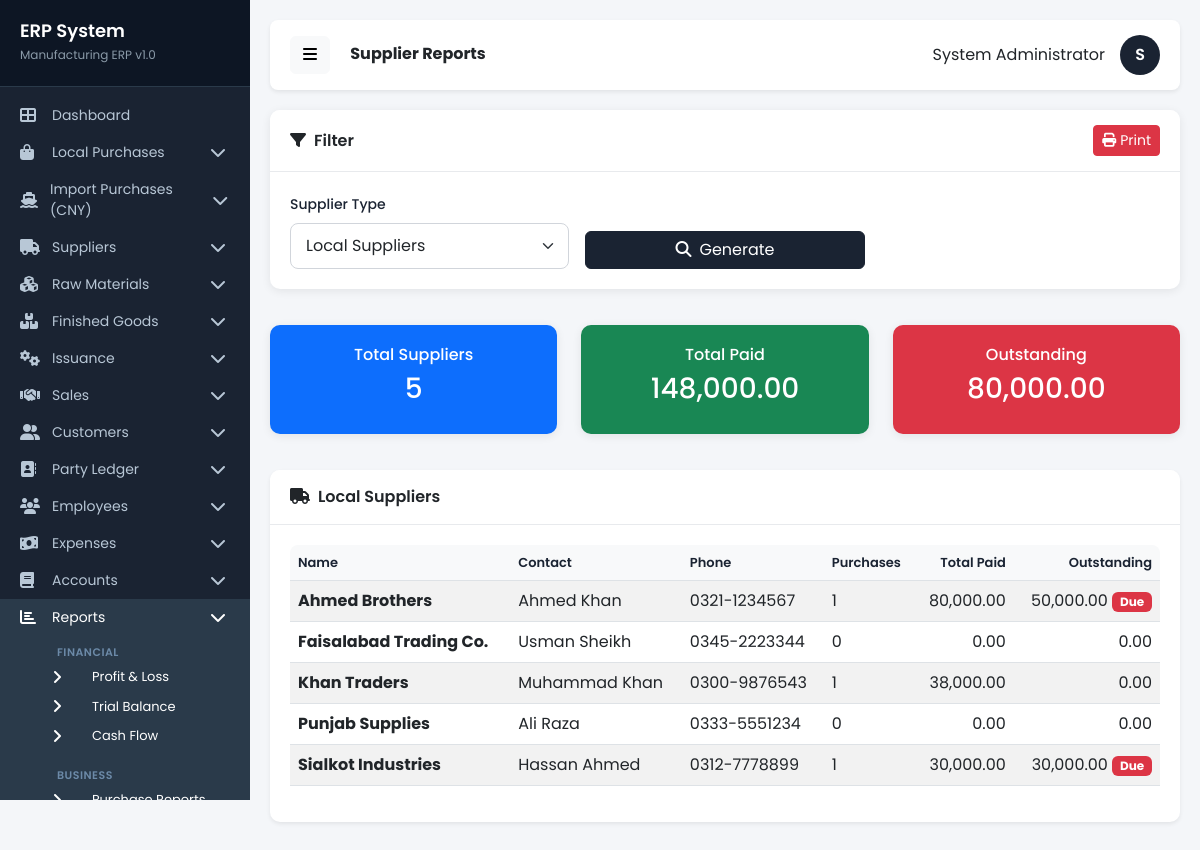
/pages/reports_suppliers.php (signed in), run on the app's committed database.
### tables this page shows
CREATE TABLE `local_suppliers` (
  `id` int(11) NOT NULL,
  `supplier_name` varchar(200) NOT NULL,
  `company_name` varchar(200) DEFAULT NULL,
  `contact_person` varchar(100) DEFAULT NULL,
  `phone` varchar(20) DEFAULT NULL,
  `email` varchar(100) DEFAULT NULL,
  `address` text DEFAULT NULL,
  `city` varchar(100) DEFAULT NULL,
  `country` varchar(100) DEFAULT 'Pakistan',
  `cnic` varchar(20) DEFAULT NULL,
  `ntn` varchar(20) DEFAULT NULL,
  `opening_balance` decimal(18,2) DEFAULT 0.00,
  `opening_balance_type` varchar(20) DEFAULT 'payable',
  `current_balance` decimal(18,2) DEFAULT 0.00,
  `status` enum('active','inactive') DEFAULT 'active',
  `date_time` datetime DEFAULT NULL
);

### includes/database.php (called while the page is built, shortened)
<?php
$db = new mysqli(DB_HOST, DB_USER, DB_PASS, DB_NAME);
$db->set_charset("utf8");
function executePrepared($sql, $types = '', $params = []) {
    global $db;
    $stmt = $db->prepare($sql);
    $stmt->execute();
    return $stmt;
}
function getRow($sql, $types = '', $params = []) {
    $stmt = executePrepared($sql, $types, $params);
    $result = $stmt->get_result();
    $row = $result->fetch_assoc();
    return $row;
}
function getRows($sql, $types = '', $params = []) {
    $stmt = executePrepared($sql, $types, $params);
    $result = $stmt->get_result();
    $rows = [];
    while ($row = $result->fetch_assoc()) {
        $rows[] = $row;
    }
    return $rows;
}
function formatCurrency($amount) {
    return number_format($amount, 2);
}
?>

### pages/reports_suppliers.php (the view, shortened to what this page needs)
<?php
require_once '../includes/database.php';
$supplierType = $_GET['type'] ?? 'local';
include '../includes/header.php';
include '../includes/sidebar.php';
if ($supplierType === 'local') {
    $suppliers = getRows("SELECT ls.*, COALESCE(SUM(lp.paid_amount),0) AS total_paid, COALESCE(SUM(lp.balance),0) AS total_balance, COUNT(lp.id) AS purchase_count FROM local_suppliers ls LEFT JOIN local_purchases lp ON lp.supplier_id = ls.id GROUP BY ls.id ORDER BY ls.supplier_name");
    $totalBalance = getRow("SELECT COALESCE(SUM(balance),0) AS total FROM local_purchases WHERE payment_status != 'paid'");
    $title = 'Local Suppliers';
}
$grandPaid = $supplierType === 'local' ? array_sum(array_column($suppliers, 'total_paid')) : array_sum(array_column($suppliers, 'total_paid_cny'));
?>
<div class="row mb-3"><div class="col-12"><div class="card">
    <div class="card-header d-flex justify-content-between align-items-center"><span><i class="fas fa-filter me-2"></i>Filter</span><button onclick="window.print()" class="btn btn-danger btn-sm"><i class="fas fa-print me-1"></i>Print</button></div>
    <div class="card-body"><form method="GET" class="row g-3">
        <div class="col-md-4"><label class="form-label">Supplier Type</label><select class="form-select" name="type"><option value="local" <?php echo $supplierType==='local'?'selected':'';?>>Local Suppliers</option></select></div>
        <div class="col-md-4 d-flex align-items-end"><button type="submit" class="btn btn-primary w-100"><i class="fas fa-search me-2"></i>Generate</button></div>
    </form></div>
</div></div></div>
<div class="row mb-3">
    <div class="col-md-4"><div class="card bg-primary text-white"><div class="card-body text-center"><h6>Total Suppliers</h6><h3><?php echo count($suppliers);?></h3></div></div></div>
    <div class="col-md-4"><div class="card bg-success text-white"><div class="card-body text-center"><h6>Total Paid</h6><h3><?php echo $supplierType==='local' ? formatCurrency($grandPaid) : number_format($grandPaid,2).' CNY';?></h3></div></div></div>
    <div class="col-md-4"><div class="card bg-danger text-white"><div class="card-body text-center"><h6>Outstanding</h6><h3><?php echo $supplierType==='local' ? formatCurrency((float)$totalBalance['total']) : number_format($totalBalance['total'],2).' CNY';?></h3></div></div></div>
</div>
<div class="row"><div class="col-12"><div class="card shadow-sm">
    <div class="card-header"><i class="fas fa-truck me-2"></i><?php echo $title;?></div>
    <div class="card-body"><div class="table-responsive"><table class="table table-striped table-hover"><thead><tr>
        <th>Name</th><th>Contact</th><th>Phone</th><th>Purchases</th>
        <?php if($supplierType==='local'):?><th class="text-end">Total Paid</th><th class="text-end">Outstanding</th>
        <?php else:?><th class="text-end">Paid (CNY)</th><th class="text-end">Balance (CNY)</th><?php endif;?>
    </tr></thead><tbody>
    <?php foreach($suppliers as $s): ?>
    <tr>
        <td><strong><?php echo htmlspecialchars($s['supplier_name']);?></strong></td>
        <td><?php echo htmlspecialchars($s['contact_person']?:'-');?></td>
        <td><?php echo htmlspecialchars($s['phone']?:'-');?></td>
        <td><?php echo $s['purchase_count'];?></td>
        <td class="text-end"><?php echo $supplierType==='local' ? formatCurrency($s['total_paid']) : number_format($s['total_paid_cny'],2);?></td>
        <td class="text-end"><?php
            $bal = $supplierType==='local' ? (float)$s['total_balance'] : (float)$s['total_balance_cny'];
            echo $supplierType==='local' ? formatCurrency($bal) : number_format($bal,2);
            if($bal > 0) echo ' <span class="badge bg-danger">Due</span>';
        ?></td>
    </tr>
    <?php endforeach;?></tbody></table></div></div>
</div></div></div>
<?php include '../includes/footer.php'; ?>

### includes/header.php (style rules this page uses)
* { font-family: 'Poppins', sans-serif; }
body { background-color: #f4f6f9; margin: 0; padding: 0; }
.card { border: none; border-radius: 10px; box-shadow: 0 2px 10px rgba(0,0,0,0.08); margin-bottom: 20px; }
.card-header { background: #fff; border-bottom: 1px solid #e8eaed; padding: 15px 20px; font-weight: 600; border-radius: 10px 10px 0 0 !important; }
.card-body { padding: 20px; }
.btn-primary { background: #1a2332; border-color: #1a2332; }
.table-responsive { border-radius: 8px; }
.table th { background: #f8f9fa; font-weight: 600; font-size: 13px; color: #1a2332; }
.form-label { font-weight: 500; font-size: 14px; color: #1a2332; }
.form-control, .form-select { border-radius: 8px; border: 1px solid #d1d5db; padding: 10px 15px; }

### data on the page
local_suppliers: supplier_name "Ahmed Brothers", contact_person "Ahmed Khan", phone "0321-1234567", purchase_count "1", total_paid "80,000.00", bal "50,000.00", shows "Due"
local_suppliers: supplier_name "Faisalabad Trading Co.", contact_person "Usman Sheikh", phone "0345-2223344", purchase_count "0", total_paid "0.00", bal "0.00"
local_suppliers: supplier_name "Khan Traders", contact_person "Muhammad Khan", phone "0300-9876543", purchase_count "1", total_paid "38,000.00", bal "0.00"
local_suppliers: supplier_name "Punjab Supplies", contact_person "Ali Raza", phone "0333-5551234", purchase_count "0", total_paid "0.00", bal "0.00"
local_suppliers: supplier_name "Sialkot Industries", contact_person "Hassan Ahmed", phone "0312-7778899", purchase_count "1", total_paid "30,000.00", bal "30,000.00", shows "Due"

### other printed values
$pageTitle "Supplier Reports"
$_SESSION['full_name'] "System Administrator"
substr($_SESSION['full_name'], 0, 1) "S"
count($suppliers) "5"
formatCurrency($grandPaid) "148,000.00"
formatCurrency((float)$totalBalance['total']) "80,000.00"
$title "Local Suppliers"
